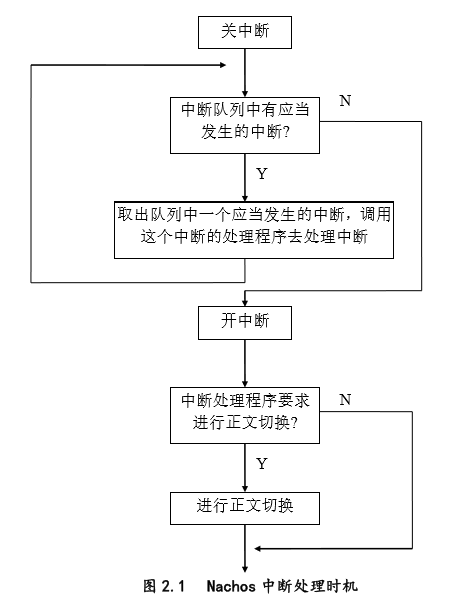
#> input picture md_note/OS学习笔记/1-1.jpg, 470 x 605 px
$ python -i opencv.py   (imports and definitions only)   (Python 2 division)   (older library calls are emulated)
#> lines starting #> are read from the running program, lines starting #| are printed output that depends on the picture; after the words box and inside, x2 and y2 are one past the last pixel; in counts of white or black regions, pixels touching at a corner belong together
#!/usr/bin/env python
# -*- coding:utf-8 -*-

import traceback
import heapq
import cv2
import os
import numpy as np

# [6 lines left out: function write_debug_image, not called in this run]

def image_cut(path,TEST=False):
#> called with path = '../../../md_note/OS学习笔记/1-1.jpg', TEST = False
    if TEST:
        print "image_cut"
    '''
    图片处理程序
    '''
    try:
        """
            函数cv2.imread(path,model)来读取图像。图像应该在工作目录中，或者应该给出完整的图像路径。
                第一个参数为路径。
                第二个参数是一个指定图像应该被读取的方式的标志。
                cv2.IMREAD_COLOR：加载彩色图像。任何图像的透明度都将被忽略。它是默认的标志。
                cv2.IMREAD_GRAYSCALE：以灰度模式加载图像
                cv2.IMREAD_UNCHANGED：加载图像，包括alpha通道
                或者是直接传递 1，0，-1
            函数cvtColor(img，model)获得原图像的副本。
                第一个参数图像为图片
                第二个参数与imread相似
            可以用 图像.shape 用来获取图片长度，宽度，图像颜色通道
                返回值为长度，宽度，颜色通道
                灰度图片只有长度，宽度
            """
        # 读取图片
        img = cv2.imread(path)
#> img is the input picture: shape (605, 470, 3); min 0, max 255, mean 246.5
        gray = cv2.cvtColor(img, cv2.COLOR_BGR2GRAY)

        # 获取长度宽度
        height, width = img.shape[:2]
#> height = 605; width = 470
        dstWidth = width
#> dstWidth = 470
        dstHeight = height
#> dstHeight = 605

        if TEST:
            print "height:", height, "width:", width, "dstHeight:", dstHeight, "dstWidth:", dstWidth

        """
            函数cv2.resize()用来改变图像的大小。
                第一个参数：传入图像
                第二个参数：图像大小
                图像的大小可以手动指定，也可以使用缩放比例。
                cv2.resize()支持多种插值算法，默认使用的是cv2.INTER_LINEAR（不管放大和缩小）。
                缩小最适合使用：cv2.INTER_AREA，放大最适合使用：cv2.INTER_CUBIC (慢) 或 cv2.INTER_LINEAR。
        """
        # 测试用 比例缩小 方便调试
        img = cv2.resize(img, (dstWidth, dstHeight))
        gray = cv2.resize(gray, (dstWidth, dstHeight))

        """
            函数cv2.namedWindow() 通过指定的名字，创建一个可以作为图像和进度条的容器窗口。
                如果具有相同名称的窗口已经存在，则函数不做任何事情。默认值WINDOW_AUTOSIZE
                第一个参数 string 型的 name，即填被用作窗口的标识符的窗口名称。
                第二个参数，窗口的标识，可以填如下的值：
                WINDOW_NORMAL设置了这个值，用户便可以改变窗口的大小（没有限制）
                WINDOW_AUTOSIZE如果设置了这个值，窗口大小会自动调整以适应所显示的图像，并且不能手动改变窗口大小。
                WINDOW_OPENGL 如果设置了这个值的话，窗口创建的时候便会支持OpenGL。
            函数cv2.imshow() 在指定的窗口中显示一幅图像。
                第一个参数，string 类型的winname，填需要显示的窗口标识名称。
                第二个参数，填需要显示的图像。
            函数cv2.waitKey() 是一个键盘绑定函数。它的时间尺度是毫秒级。
                函数等待特定的几毫秒，看是否有键盘输入。
                特定的几毫秒之内，如果按下任意键，这个函数会返回按键的ASCII 码值，程序将会继续运行。
                如果没有键盘输入，返回值为-1，如果我们设置这个函数的参数为0，那它将会无限期的等待键盘输入。
                它也可以被用来检测特定键是否被按下，例如按键 a 是否被按下
        """
        # 显示图片 测试用
        if TEST:
            cv2.namedWindow("orginal", cv2.WINDOW_NORMAL)
            cv2.imshow("orginal", img)
            cv2.waitKey(750)

            cv2.namedWindow("gray", cv2.WINDOW_NORMAL)
            cv2.imshow("gray", gray)
            cv2.waitKey(750)

        """
            函数cv2.GaussianBlur()高斯滤波
                高斯模糊本质上是低通滤波器，输出图像的每个像素点是原图像上对应像素点与周围像素点的加权和
                第一个参数为输入图像。
                第二个参数为高斯矩阵的长与宽，值为正的且为奇数
                第三个参数标准差取 0 时OpenCV会根据高斯矩阵的尺寸自己计算。
                    概括地讲，高斯矩阵的尺寸越大，标准差越大，处理过的图像模糊程度越大
            函数cv2.threshold() 对图像二值化，如果像素值大于阈值，则分配一个值（可能是白色），否则分配另一个值（可能是黑色）。
                返回值，第一个为阈值，第二个为处理后图像
                第一个参数 待处理图像，只能是灰度图像
                第二个参数 对像素值进行分类的阈值 不为零时直接返回
                第三个参数 如果像素值大于（有时小于）阈值则给出的值，即在二元阈值THRESH_BINARY和逆二元阈值THRESH_BINARY_INV中使用的最大值
                第四个参数 使用的阈值类型
                    cv2.THRESH_BINARY
                    cv2.THRESH_BINARY_INV
                    算法查找阈值，Otsu’s算法就可以自己找到一个认为最好的阈值。
                    并且Otsu’s非常适合于图像灰度直方图具有双峰的情况，他会在双峰之间找到一个值作为阈值。
                    此时本参数得加上“+cv2.THRESH_OTSU”
                    因为Otsu’s算法会产生一个阈值，并且直接返回，第二个参数也得设置为 0
        """
        # 高斯模糊 qtsu二值
        blur = cv2.GaussianBlur(gray, (7, 7), 0)
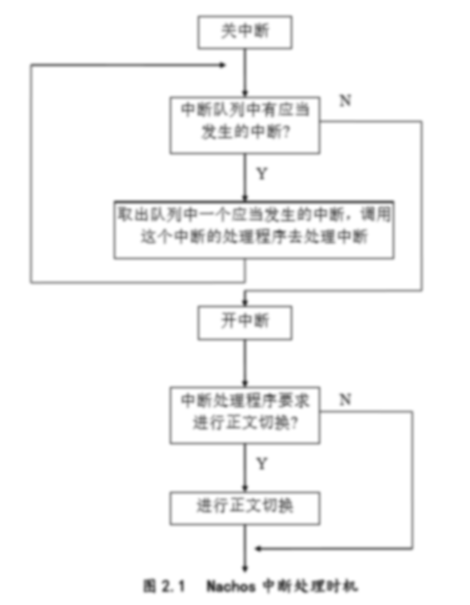
#> blur: shape (605, 470); min 59, max 255, mean 246.5
        retval, binarized = cv2.threshold(blur, 0, 255, cv2.THRESH_BINARY + cv2.THRESH_OTSU)
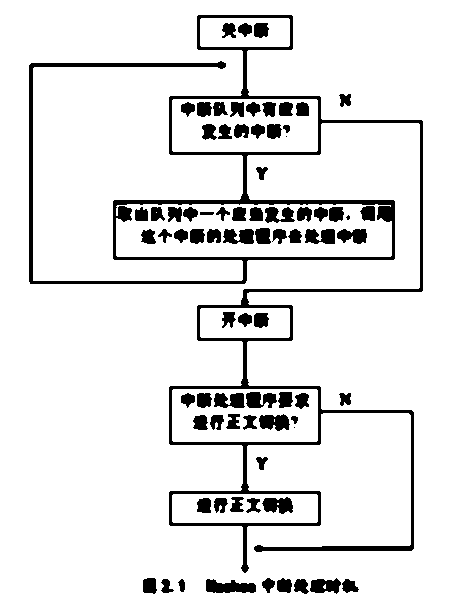
#> binarized: shape (605, 470); 90.4% white; 78 black regions (3 under 20 px), largest, box (x1, y1, x2, y2) and area: (29, 15, 423, 573) 14078, (206, 579, 256, 593) 508, (259, 414, 290, 431) 387
#> retval = 217

        # QTSU算出的阈值
        if TEST:
            print "retval:", retval

        # 显示图片 测试用
        if TEST:
            cv2.namedWindow("binarized", cv2.WINDOW_NORMAL)
            cv2.imshow("binarized", binarized)
            cv2.waitKey(750)

        """
           函数cv2.getStructuringElement() 用于定义一个结构元素
               第一个参数
                    定义椭圆（MORPH_ELLIPSE）结构元素
                    十字形结构（MORPH_CROSS）结构元素
                    定义矩形（MORPH_RECT）结构元素
               第二个参数 定义规格
           函数cv2.dilate() 对象面积增加。可用于连接物体的断裂部分
               第一个参数 要处理的图片
               第二个参数 内核
        """
        # [21 lines of commented-out code are left out]
        kernel = cv2.getStructuringElement(cv2.MORPH_RECT, (5, 5))
        opening = cv2.morphologyEx(binarized, cv2.MORPH_OPEN, kernel)
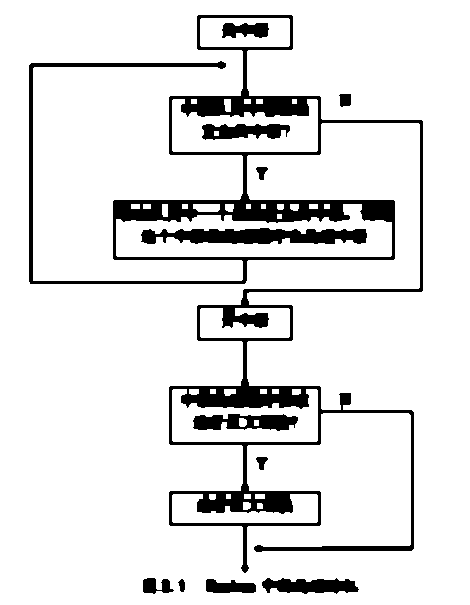
#> opening: shape (605, 470); 89.2% white; 12 black regions

        # [5 lines of commented-out code are left out]

        """
            函数cv2.findContours 查找轮廓
                image 返回值
                    我也不知道干嘛用的
                contours返回值
                    返回一个list，list中每个元素都是图像中的一个轮廓，用numpy中的ndarray表示
                hierarchy返回值
                    返回一个可选的hiararchy结果，这是一个ndarray，其中的元素个数和轮廓个数相同，
                    每个轮廓contours[i]对应4个hierarchy元素hierarchy[i][0] ~hierarchy[i][3]，
                    分别表示后一个轮廓、前一个轮廓、父轮廓、内嵌轮廓的索引编号，如果没有对应项，则该值为负数。
                第一个参数是寻找轮廓的图像；
                第二个参数表示轮廓的检索模式，有四种：
                    cv2.RETR_EXTERNAL表示只检测外轮廓
                    cv2.RETR_LIST检测的轮廓不建立等级关系
                    cv2.RETR_CCOMP建立两个等级的轮廓，上面的一层为外边界，里面的一层为内孔的边界信息。
                        如果内孔内还有一个连通物体，这个物体的边界也在顶层。
                    cv2.RETR_TREE建立一个等级树结构的轮廓。
                第三个参数method为轮廓的近似办法
                    cv2.CHAIN_APPROX_NONE存储所有的轮廓点，相邻的两个点的像素位置差不超过1，即max（abs（x1-x2），abs（y2-y1））==1
                    cv2.CHAIN_APPROX_SIMPLE压缩水平方向，垂直方向，对角线方向的元素，只保留该方向的终点坐标，例如一个矩形轮廓只需4个点来保存轮廓信息
                    cv2.CHAIN_APPROX_TC89_L1，CV_CHAIN_APPROX_TC89_KCOS使用teh-Chinl chain 近似算法
        """
        # 框选图片
        image, contours, hierarchy = cv2.findContours(opening, cv2.RETR_LIST, cv2.CHAIN_APPROX_SIMPLE)
#> contours = 52 contours, 6 with area under 20; largest, box (x1, y1, x2, y2) and area: (0, 0, 470, 605) 283276, (28, 14, 424, 574) 56270, (116, 204, 392, 257) 10168, (172, 99, 318, 152) 5488, (172, 389, 318, 442) 5302

        """
            函数 cv2.drawContours() 在图像上绘制轮廓。
                第一个参数是指明在哪幅图像上绘制轮廓；
                第二个参数是轮廓本身，在Python中是一个list。
                第三个参数指定绘制轮廓list中的哪条轮廓，如果是-1，则绘制其中的所有轮廓。
                第四个为颜色
                最后一个表明轮廓线的宽度，如果是-1（cv2.FILLED），则为填充模式。
        """
        # [10 lines of commented-out code are left out]
        IDcnts = areaSelect(contours)
#> the loop in areaSelect, `for index, cnt in enumerate(contours):` made 52 passes
#> area on passes 1, 2, 3, 4, 5, 6, 10, 11, 12, 14, 15, 16: 586, 77.5, 1218, 363.5, 24.5, 44.5, 29, 2374.5, 114, 50.5, 1465, 38.5
#> (cnt, area) on passes 7, 8, 13, 17, 18, 20: ([[255, 494], [255, 498], [264, 498], [264, 494]], 36), ([[244, 494], [244, 498], [250, 498], [250, 494]], 24), ([[254, 420], [254, 425], [258, 425], [258, 420]], 20), ([[272, 389], [272, 393], [278, 393], [278, 389]], 24), ([[260, 389], [260, 393], [266, 393], [266, 389]], 24), ([[210, 389], [210, 393], [215, 393], [215, 389]], 20)
#> after the loop in areaSelect, `for index, cnt in enumerate(contours):`: areas = 52 values, max 283276 at index 51, min 16 at index 8, mean 7254.8
#> in areaSelect, `maxArea = heapq.nlargest(1, areas)`: maxArea = [283276]
#> the loop in areaSelect, `for index, item in enumerate(maxArea):` made 1 pass
#> (item, index2) on pass 1: (283276, 51)
#> after the loop in areaSelect, `for index, item in enumerate(maxArea):`: IDcnts = [[[0, 0], [0, 604], [469, 604], [469, 0]]]
#> IDcnts = [[[0, 0], [0, 604], [469, 604], [469, 0]]]

        """
            用 cv2.minAreaRect()用一个带旋转的最小的矩形，把找到的形状包起来。
            用 cv2.boxPoints() 找出四个顶点

        """
        # 带角度的图选中最小矩形
        box = None
        for index, IDcnt in enumerate(IDcnts):
            rect = cv2.minAreaRect(IDcnt)
            box = cv2.boxPoints(rect)
            box1 = np.int0(box)
            cv2.drawContours(img, [box1], 0, (100, 100, 100), 2)
#> this loop made 1 pass
#> (IDcnt, rect, box, box1) on pass 1: ([[0, 0], [0, 604], [469, 604], [469, 0]], ((234.5, 302), (604, 469), -90), [[469, 604], [-1.85e-14, 604], [0, 0], [469, 0]], [[469, 604], [0, 604], [0, 0], [469, 0]])
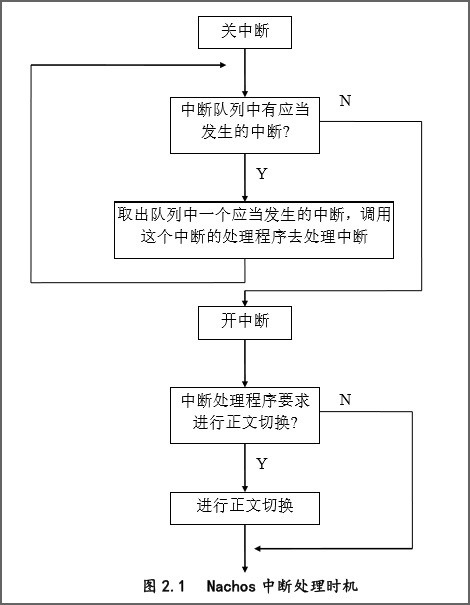
#> img: shape (605, 470, 3); 1.51% of pixels changed, all inside (x1, y1, x2, y2) = (0, 0, 470, 605)

        # 获取四个点 依次为左下，左上，右上，右下
        first_x = box[0][0]
#> first_x = 469
        first_y = box[0][1]
#> first_y = 604

        second_x = box[1][0]
#> second_x = -1.85e-14
        second_y = box[1][1]
#> second_y = 604

        third_x = box[2][0]
#> third_x = 0
        third_y = box[2][1]
#> third_y = 0

        fourth_x = box[3][0]
#> fourth_x = 469
        fourth_y = box[3][1]
#> fourth_y = 0

        length_1 = np.math.sqrt(pow(first_x - second_x, 2) + pow(first_y - second_y, 2))
#> length_1 = 469
        length_2 = np.math.sqrt(pow(second_x - third_x, 2) + pow(second_y - third_y, 2))
#> length_2 = 604

        # 调试用 长和宽
        if TEST:
            print "矫正："
            print "length_1:",length_1
            print "length_2",length_2

        if (length_1 < 856.0 or length_2 < 856.0):
            print "imageProcessing error:", "图片处理失败"

        # [15 lines of commented-out code are left out]

        dstImgWidth = 856 * 2
        dstImgHeigt = 540 * 2

        # 矫正图像
        if (length_1 < length_2):
            pts1 = np.float32([[second_x, second_y], [third_x, third_y], [first_x, first_y], [fourth_x, fourth_y]])
#> pts1 = [[-1.85e-14, 604], [0, 0], [469, 604], [469, 0]]
            pts2 = np.float32([[0, 0], [dstImgWidth, 0], [0, dstImgHeigt], [dstImgWidth, dstImgHeigt]])
        if (length_1 > length_2):
            pts1 = np.float32([[third_x, third_y], [fourth_x, fourth_y], [second_x, second_y], [first_x, first_y]])
            pts2 = np.float32([[0, 0], [dstImgWidth, 0], [0, dstImgHeigt], [dstImgWidth, dstImgHeigt]])

        """
            cv2.getPerspectiveTransform(pts1, pts2) 变换矩阵
                pts1,pts2分别为变换前点的位置以及变换后点的位置
            cv2.warpPerspective() 投影变换
                第一个参数 要变换的图像
                第二个参数 变换矩阵
                第三个参数 输出大小
        """
        # 投影变换
        M = cv2.getPerspectiveTransform(pts1, pts2)
#> M = [[0, -2.83, 1712], [2.3, 7.05e-17, 0], [0, 6.53e-20, 1]]
        dstProjection = cv2.warpPerspective(img, M, (dstImgWidth, dstImgHeigt))
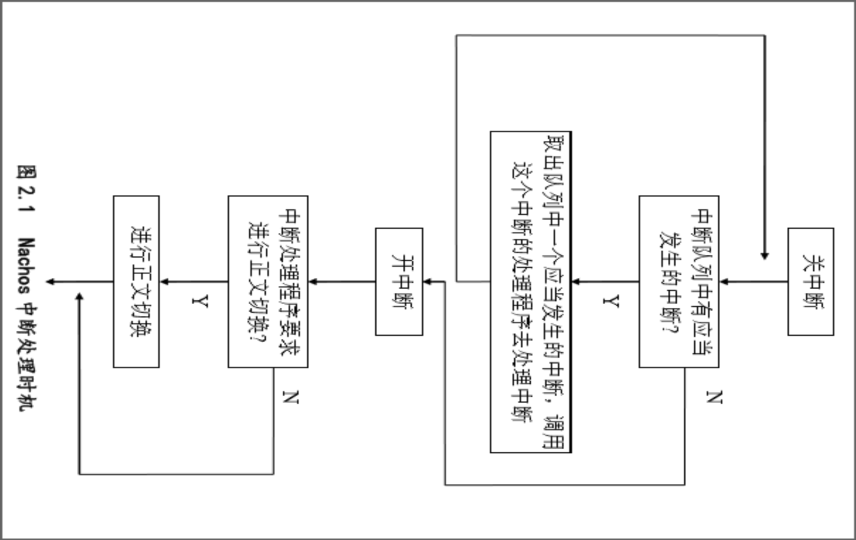
#> dstProjection: shape (1080, 1712, 3) (shown at 1/2 size); min 0, max 255, mean 244.7

        # [5 lines of commented-out code are left out]

        """
            cv2.destroyAllWindows() 可以轻易删除任何建立的窗口。
            如果你想删除特定的窗口可以使用cv2.destroyWindow()，在括号内输入你想删除的窗口名。
        """
        # 释放调试图像窗口
        cv2.destroyAllWindows()

        if TEST: write_debug_image(img, "temp/processing.jpg")

        return dstProjection
    except BaseException:
        traceback.print_exc()
        raise Exception("图像识别识别，请重新扫描")
# [153 lines left out: function image_cut2, not called in this run]

def areaSelect(contours):
    # 保存所有轮廓的面积
    areas = []
    for index, cnt in enumerate(contours):
        area = cv2.contourArea(cnt)
        areas.insert(index, area)

    # 寻找面积最大的
    maxArea = heapq.nlargest(1, areas)

    # 找出最长的这个图形的矩形框
    IDcnts = []
    for index, item in enumerate(maxArea):
        index2 = areas.index(item)
        IDcnts.insert(index, contours[index2])
    return IDcnts


# [16 lines left out: function widthSelect, not called in this run]

>>> result = image_cut('../../../md_note/OS学习笔记/1-1.jpg')

$ run again, on md_note/OS学习笔记/1-2.jpg
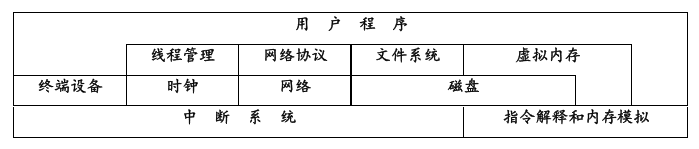
#> input picture md_note/OS学习笔记/1-2.jpg, 699 x 149 px
#> in image_cut, img is the input picture: shape (149, 699, 3); min 0, max 255, mean 238.7
#> binarized: shape (149, 699); 82.8% white; 21 black regions, largest, box (x1, y1, x2, y2) and area: (12, 11, 689, 139) 13912, (520, 109, 585, 124) 645, (602, 108, 633, 125) 343
#> retval = 214
#> opening: shape (149, 699); 81.1% white; 1 black region
#> contours = 33 contours, 4 with area under 20; largest, box (x1, y1, x2, y2) and area: (0, 0, 699, 149) 103304, (11, 10, 690, 140) 87454, (15, 14, 686, 104) 24551, (15, 107, 462, 136) 11711, (353, 77, 574, 104) 5258
#> the loop in areaSelect, `for index, cnt in enumerate(contours):` made 33 passes
#> area on passes 3 to 10: 47, 63.5, 28.5, 29.5, 29.5, 3920.5, 11711, 24.5
#> after the loop in areaSelect, `for index, cnt in enumerate(contours):`: areas = 33 values, max 103304 at index 32, min 16 at index 0, mean 7709.5
#> maxArea = [103304]
#> the loop in areaSelect, `for index, item in enumerate(maxArea):` made 1 pass
#> (item, index2) on pass 1: (103304, 32)
#> after the loop in areaSelect, `for index, item in enumerate(maxArea):`: IDcnts = [[[0, 0], [0, 148], [698, 148], [698, 0]]]
#> the loop in image_cut, `for index, IDcnt in enumerate(IDcnts):` made 1 pass
#> (IDcnt, rect, box, box1) on pass 1: ([[0, 0], [0, 148], [698, 148], [698, 0]], ((349, 74), (148, 698), -90), [[698, 148], [-4.53e-15, 148], [0, 0], [698, 0]], [[698, 148], [0, 148], [0, 0], [698, 0]])
#> after the loop in image_cut, `for index, IDcnt in enumerate(IDcnts):`:
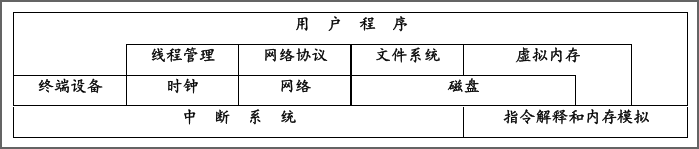
#> img: shape (149, 699, 3); 3.24% of pixels changed, all inside (x1, y1, x2, y2) = (0, 0, 699, 149)
#> first_x = 698
#> first_y = 148
#> second_x = -4.53e-15
#> second_y = 148
#> third_x = 0
#> fourth_x = 698
#> fourth_y = 0
#> length_1 = 698
#> length_2 = 148
#> pts1 = [[0, 0], [698, 0], [-4.53e-15, 148], [698, 148]]
#> M = [[2.45, 7.51e-17, 0], [0, 7.3, 0], [0, 4.39e-20, 1]]
#> in image_cut, `dstProjection = cv2.warpPerspective(img, M, (dstImgWidth, dstImgHeigt))`:
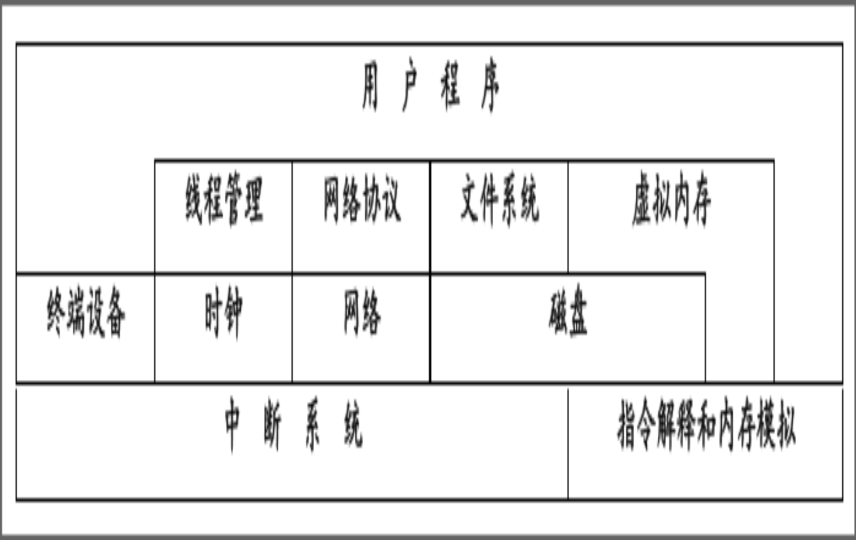
#> dstProjection: shape (1080, 1712, 3) (shown at 1/2 size); min 0, max 255, mean 234.7
